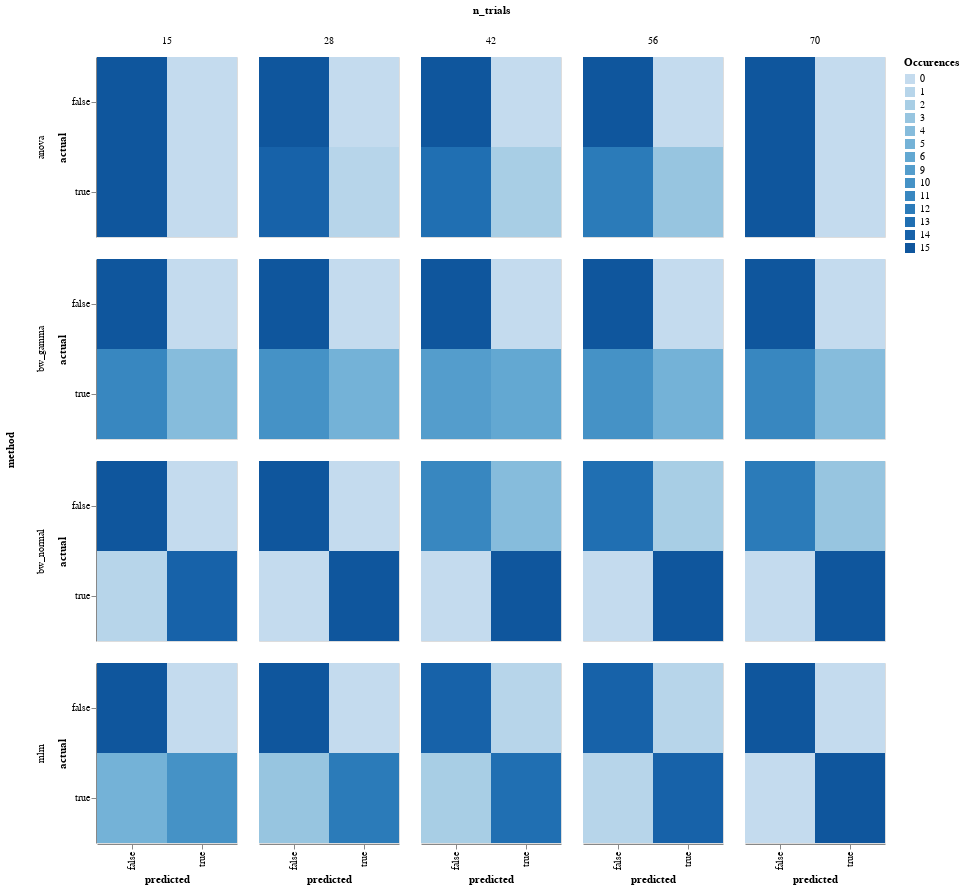

Notebook code cell kept with this figure:
### Markdown cell above
## Confusion matrix

### Code cell
model_comparison.plot_confusion(
    model_comparison.make_confusion_matrix(res[res['y']=='Power'], ('method', 'y', 'randomness', 'n_trials')
                                           )).properties(width=140).facet(row='method', column='n_trials')

### Figure 1 — Vega-Lite specification as saved in the notebook (floating-point values rounded to 4 significant figures; data arrays with more than 128 entries replaced by an {"elided": "..."} marker saying what was removed)
{"config": {"view": {"continuousWidth": 400, "continuousHeight": 300}}, "data": {"name": "data-16c784a0fb34c02058f9cf7b68697928"}, "facet": {"column": {"type": "quantitative", "field": "n_trials"}, "row": {"type": "nominal", "field": "method"}}, "spec": {"mark": "rect", "encoding": {"color": {"type": "ordinal", "field": "Occurences"}, "x": {"type": "nominal", "field": "predicted"}, "y": {"type": "nominal", "field": "actual"}}, "height": 180, "width": 140}, "$schema": "https://vega.github.io/schema/vega-lite/v4.8.1.json", "datasets": {"data-16c784a0fb34c02058f9cf7b68697928": {"elided": "240 records"}}}
